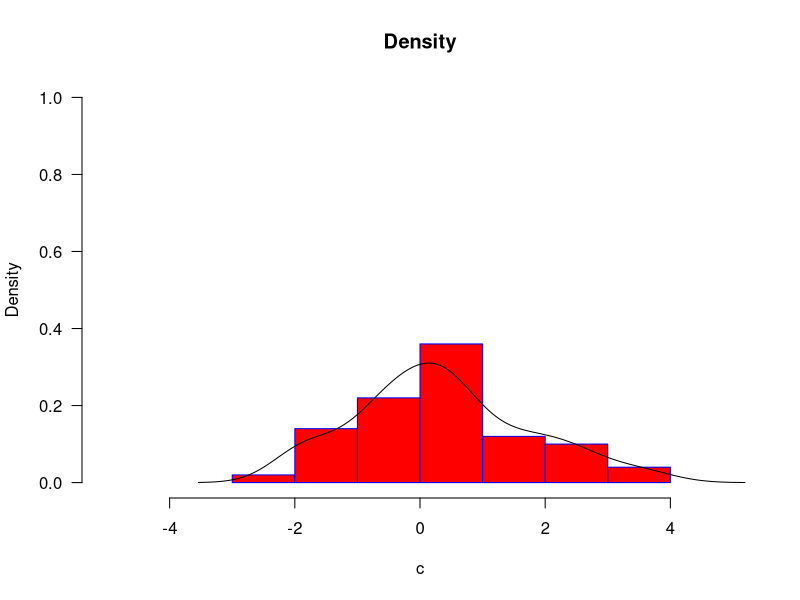
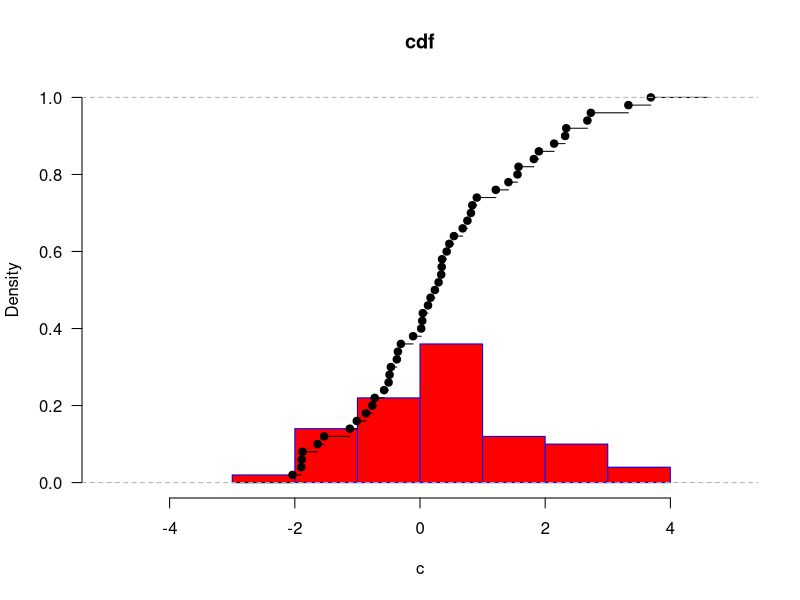

These figures' R source, in order:
betafunc <- function(a,b, size){ 
  for(i in 1:size){ 
    x1 <- 0 
    x2 <- 0 
    while (x1 + x2 <= 1) { 
      x1 <- runif(1) ^ (1 / a) 
      x2 <- runif(1) ^ (1 / b) 
    } 
    print(x1 / (x1 + x2)) 
  } 
} 


normrand <- function(size){ 
  for(i in 1:size/2){ 
    s <- 1 
    v1 <- 0 
    v2 <- 0 
    while(s >= 1){ 
      v1 <- 2 * runif(1) - 1 
      v2 <- 2 * runif(1) - 1 
      s <- v1^2 + v2^2 
    } 
    w1 = v1 * (sqrt(-2 * log(s) / s)) 
    w2 = v2 * (sqrt(-2 * log(s) / s)) 
    print(w1) 
    print(w2) 
  } 
} 

stud <- function(size){ 
  c = rt(50, 4) 
  f1 <- graph_debs(c) 
  f2 <- graph_cdf(c) 
  Sys.sleep(50) 
} 

graph_debs <- function(c){ 
  x11() 
  hist(c, main="Density", border="blue", col="red", xlim=c(-5, 5), ylim =c(0.0, 1.0), las=1, breaks=5, prob = TRUE) 
  lines(density(c)) 
} 

graph_cdf <- function(c){ 
  x11() 
  hist(c, main="cdf", border="blue", col="red", xlim=c(-5, 5), ylim =c(0.0, 1.0), las=1, breaks=5, prob = TRUE) 
  lines(ecdf(c)) 
} 


built_in <- function(size, a, b){ 
  a <- runif(size, min=a, max=b) 
  print(a) 
} 

f <- stud(50)